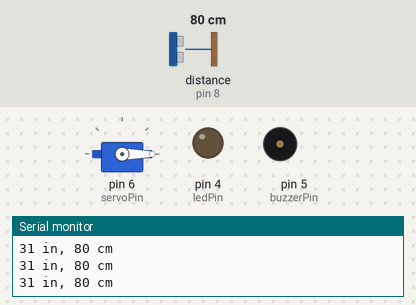
This sketch was run on a simulated Arduino Uno, built with avr-gcc and run on an emulated ATmega328P. On the bench: servo, output pins drawn as LEDs (lit = HIGH), buzzer (waves = sounding), the last lines printed to the serial monitor. Wiring (inferred from the names in the program): ultrasonic range finder: trigger pin 7; echo pin 8. Inputs (shaded band) come from the test bench; at power-on: distance to the obstacle (sensor on pin 8) 80 cm. The echo pulse lasts 58.3 µs per cm; pins used as bus, display or sensor lines are not drawn.

Above: at 1.2 s.
1.3 s: distance to the obstacle (sensor on pin 8) set to 2 cm
At 2.3 s:
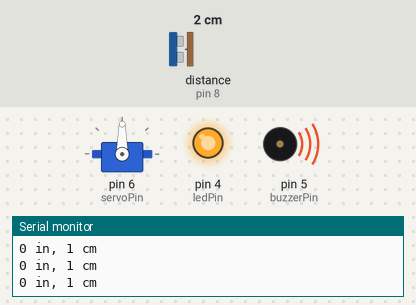
2.8 s: distance to the obstacle (sensor on pin 8) set to 10 cm
4.3 s: distance to the obstacle (sensor on pin 8) set to 14 cm
At 4.6 s:
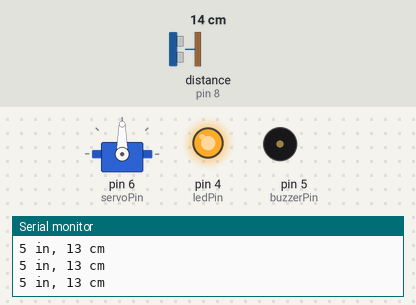
5.8 s: distance to the obstacle (sensor on pin 8) set to 19 cm
At 6.7 s:
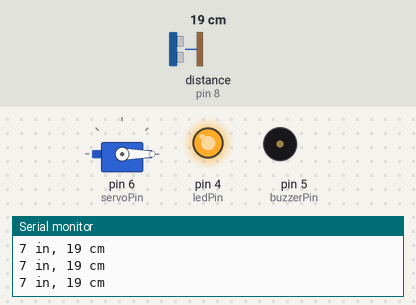
7.3 s: distance to the obstacle (sensor on pin 8) set to 9 cm
At 7.7 s:
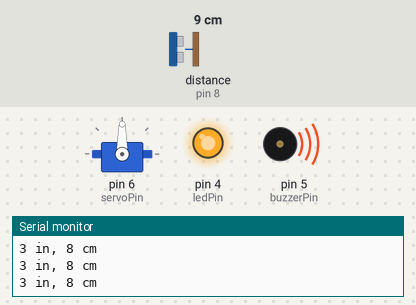
8.8 s: distance to the obstacle (sensor on pin 8) set to 18 cm
At 9.6 s:
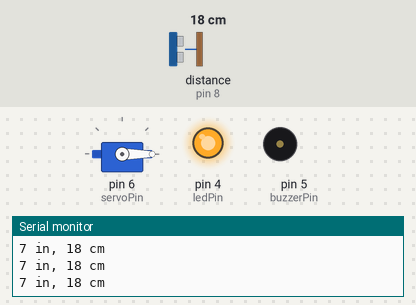
Timing chart, 0 to 11.3 s (numbered marks = the images above; inputs shaded):
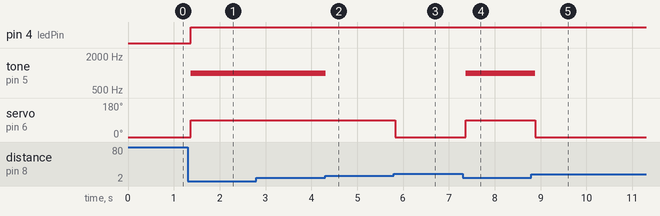

The sketch:

sketch_jan12b.ino
```cpp
#include <Servo.h>

const int trigPin = 7;
const int echoPin = 8;
const int ledPin = 4;      // LED
const int buzzerPin = 5;   // Buzzer
const int servoPin = 6;   // Servo

Servo myServo;

void setup() {
  // initialize serial communication:
  Serial.begin(9600);

  pinMode(trigPin,OUTPUT);
  pinMode(echoPin,INPUT);
  pinMode(ledPin,OUTPUT);
  pinMode(buzzerPin,OUTPUT);

  myServo.attach(servoPin);
  myServo.write(0);   // Servo start position

}

void loop() {
  // establish variables for duration of the ping,
  // and the distance result in inches and centimeters:
  long duration, inches, cm;

  // The HC-SR04 is triggered by a HIGH pulse of 10 microseconds.
  // Give a short LOW pulse beforehand to ensure a clean HIGH pulse:
  digitalWrite(trigPin, LOW);
  delayMicroseconds(2);
  digitalWrite(trigPin, HIGH);
  delayMicroseconds(10);
  digitalWrite(trigPin, LOW);

  // Read the signal from the sensor:
  duration = pulseIn(echoPin, HIGH);

  // convert the time into a distance
  inches = microsecondsToInches(duration);
  cm = microsecondsToCentimeters(duration);
  cm = microsecondsToCentimeters(duration);

  Serial.print(inches);
  Serial.print(" in, ");
  Serial.print(cm);
  Serial.print(" cm");
  Serial.println();

  // -------- LED CONTROL --------
  if (cm > 0 && cm <= 20) {
    digitalWrite(ledPin, HIGH);
  }

  else {
    digitalWrite(ledPin, LOW);
  }

  // -------- BUZZER CONTROL --------
  if (cm > 0 && cm <= 10) {
    tone(buzzerPin, 1000);
  }

  else {
    noTone(buzzerPin);
  }

  // ----- SERVO CONTROLLER -----
  if (cm > 0 && cm <= 15) {
    myServo.write(90);
  }

  else {
    myServo.write(0);
  }
  delay(100);
}

long microsecondsToInches(long microseconds) {
  // According to Parallax’s datasheet for the PING))),
  // there are 74 microseconds per inch (i.e. sound travels at 1130 feet per second).
  // This gives the distance travelled by the ping, outbound and return,
  // so we divide by 2 to get the distance of the obstacle.
  return microseconds / 74 / 2;
}

long microsecondsToCentimeters(long microseconds) {
  // The speed of sound is 340 m/s or 29 microseconds per centimeter.
  // The ping travels out and back, so to find the distance of the object
  // we take half of the distance travelled.
  return microseconds / 29 / 2;
}
```

Measured:
- the behaviour switches between 11 and 12 cm on distance to the obstacle (sensor on pin 8) (found by bisection; images 1 and 2)
- the behaviour switches between 16 and 17 cm on distance to the obstacle (sensor on pin 8) (found by bisection; images 2 and 3)
- after the input at 1.3 s, pin 4 (ledPin): LOW → HIGH after 0.07 s; tone on pin 5 (buzzerPin): silent → 1000 Hz after 0.07 s; servo on pin 6 (servoPin): 0° → 90° after 0.07 s
- after the input at 4.3 s, tone on pin 5 (buzzerPin): 1000 Hz → silent at once
- after the input at 5.8 s, servo on pin 6 (servoPin): 90° → 0° at once
- after the input at 7.3 s, tone on pin 5 (buzzerPin): silent → 1000 Hz after 0.06 s; servo on pin 6 (servoPin): 0° → 90° after 0.06 s
- after the input at 8.8 s, tone on pin 5 (buzzerPin): 1000 Hz → silent after 0.08 s; servo on pin 6 (servoPin): 90° → 0° after 0.08 s
